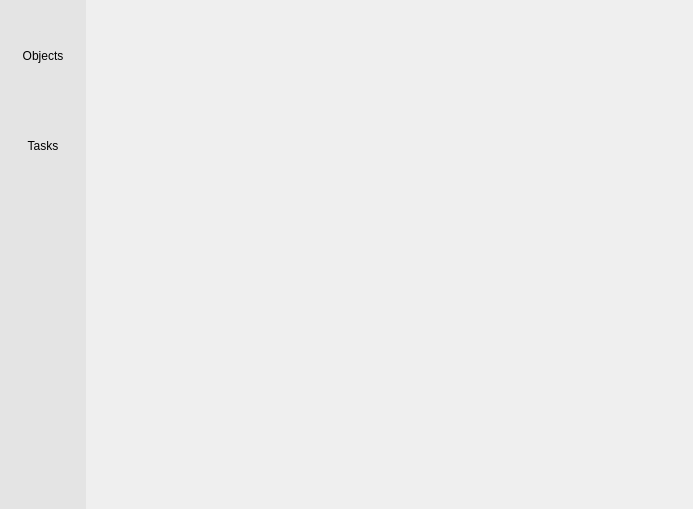
<?xml version="1.0" encoding="UTF-8"?>
<ui version="4.0">
 <class>MainWindow</class>
 <widget class="QMainWindow" name="MainWindow">
  <property name="geometry">
   <rect>
    <x>0</x>
    <y>0</y>
    <width>693</width>
    <height>509</height>
   </rect>
  </property>
  <property name="windowTitle">
   <string>MyOSS_desktop</string>
  </property>
  <widget class="QWidget" name="centralwidget">
   <layout class="QHBoxLayout" name="horizontalLayout_2">
    <property name="spacing">
     <number>6</number>
    </property>
    <property name="leftMargin">
     <number>0</number>
    </property>
    <property name="topMargin">
     <number>0</number>
    </property>
    <property name="rightMargin">
     <number>0</number>
    </property>
    <property name="bottomMargin">
     <number>0</number>
    </property>
    <item>
     <widget class="QWidget" name="widget" native="true">
      <property name="minimumSize">
       <size>
        <width>64</width>
        <height>128</height>
       </size>
      </property>
      <property name="styleSheet">
       <string notr="true">QWidget{
	background-color: rgb(228, 228, 228);  /* 设置背景色为灰色 */
}</string>
      </property>
      <layout class="QVBoxLayout" name="verticalLayout">
       <property name="spacing">
        <number>0</number>
       </property>
       <property name="leftMargin">
        <number>0</number>
       </property>
       <property name="topMargin">
        <number>0</number>
       </property>
       <property name="rightMargin">
        <number>0</number>
       </property>
       <property name="bottomMargin">
        <number>0</number>
       </property>
       <item>
        <widget class="QToolButton" name="btnObjects">
         <property name="minimumSize">
          <size>
           <width>86</width>
           <height>90</height>
          </size>
         </property>
         <property name="maximumSize">
          <size>
           <width>64</width>
           <height>64</height>
          </size>
         </property>
         <property name="styleSheet">
          <string notr="true">/* 默认 */
QToolButton{   
	border-top: 3px outset transparent;           /* 上边框宽度3像素、突出显示、颜色为透明 */
	border-bottom: 7px outset transparent;
	border-right: 3px outset transparent;
	border-left: 3px outset transparent;
    min-width: 80px;                            /* 控件最小宽度 */
    min-height: 80px;
	background-color: rgb(228, 228, 228);
}

/* 鼠标悬停 */
QToolButton:hover{
	background-color: rgb(205, 205, 205);
}</string>
         </property>
         <property name="text">
          <string>Objects</string>
         </property>
         <property name="icon">
          <iconset resource="src.qrc">
           <normaloff>:/icon/object</normaloff>:/icon/object</iconset>
         </property>
         <property name="iconSize">
          <size>
           <width>48</width>
           <height>48</height>
          </size>
         </property>
         <property name="checkable">
          <bool>true</bool>
         </property>
         <property name="autoExclusive">
          <bool>true</bool>
         </property>
         <property name="toolButtonStyle">
          <enum>Qt::ToolButtonTextUnderIcon</enum>
         </property>
        </widget>
       </item>
       <item>
        <widget class="QToolButton" name="btnTasks">
         <property name="minimumSize">
          <size>
           <width>86</width>
           <height>90</height>
          </size>
         </property>
         <property name="maximumSize">
          <size>
           <width>64</width>
           <height>64</height>
          </size>
         </property>
         <property name="styleSheet">
          <string notr="true">/* 默认 */
QToolButton{   
	border-top: 3px outset transparent;           /* 上边框宽度3像素、突出显示、颜色为透明 */
	border-bottom: 7px outset transparent;
	border-right: 3px outset transparent;
	border-left: 3px outset transparent;
    min-width: 80px;                            /* 控件最小宽度 */
    min-height: 80px;
	background-color: rgb(228, 228, 228);
}

/* 鼠标悬停 */
QToolButton:hover{
	background-color: rgb(205, 205, 205);
}</string>
         </property>
         <property name="text">
          <string>Tasks</string>
         </property>
         <property name="icon">
          <iconset resource="src.qrc">
           <normaloff>:/icon/task</normaloff>:/icon/task</iconset>
         </property>
         <property name="iconSize">
          <size>
           <width>48</width>
           <height>48</height>
          </size>
         </property>
         <property name="checkable">
          <bool>true</bool>
         </property>
         <property name="autoExclusive">
          <bool>true</bool>
         </property>
         <property name="toolButtonStyle">
          <enum>Qt::ToolButtonTextUnderIcon</enum>
         </property>
        </widget>
       </item>
       <item>
        <spacer name="verticalSpacer">
         <property name="orientation">
          <enum>Qt::Vertical</enum>
         </property>
         <property name="sizeHint" stdset="0">
          <size>
           <width>20</width>
           <height>40</height>
          </size>
         </property>
        </spacer>
       </item>
      </layout>
     </widget>
    </item>
    <item>
     <widget class="QStackedWidget" name="stackedWidget"/>
    </item>
   </layout>
  </widget>
 </widget>
 <resources>
  <include location="src.qrc"/>
 </resources>
 <connections/>
</ui>
